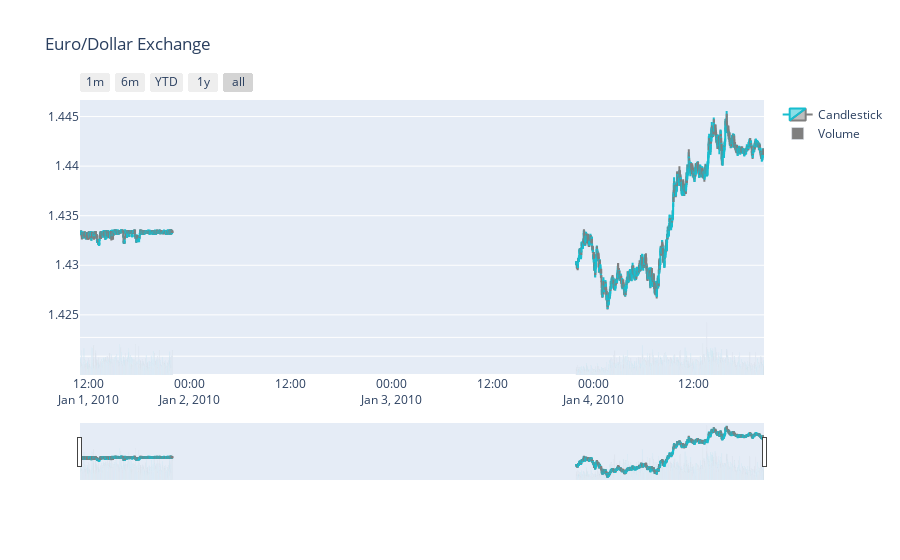

Here is the notebook cell this chart was saved with:
### Code cell
combined_graph(df_short)

### Figure 1 — Plotly figure (JSON) as saved in the notebook; plotly's stock layout.template omitted (floating-point values rounded to 4 significant figures; data arrays with more than 128 entries replaced by an {"elided": "..."} marker saying what was removed)
{"data": [{"close": {"elided": "2000 float values"}, "decreasing": {"line": {"color": "#7F7F7F"}}, "high": {"elided": "2000 float values"}, "increasing": {"line": {"color": "#17BECF"}}, "low": {"elided": "2000 float values"}, "name": "Candlestick", "open": {"elided": "2000 float values"}, "type": "candlestick", "x": {"elided": "2000 str values"}, "yaxis": "y2"}, {"marker": {"color": {"elided": "2000 str values"}}, "name": "Volume", "type": "bar", "x": {"elided": "2000 str values"}, "y": {"elided": "2000 float values"}, "yaxis": "y"}], "layout": {"title": {"text": "Euro/Dollar Exchange"}, "xaxis": {"rangeselector": {"buttons": [{"count": 1, "label": "1m", "step": "month", "stepmode": "backward"}, {"count": 6, "label": "6m", "step": "month", "stepmode": "backward"}, {"count": 1, "label": "YTD", "step": "year", "stepmode": "todate"}, {"count": 1, "label": "1y", "step": "year", "stepmode": "backward"}, {"step": "all"}]}, "rangeslider": {"visible": true}, "type": "date"}, "yaxis": {"domain": [0, 0.2], "showticklabels": false}, "yaxis2": {"domain": [0.2, 1]}}}
